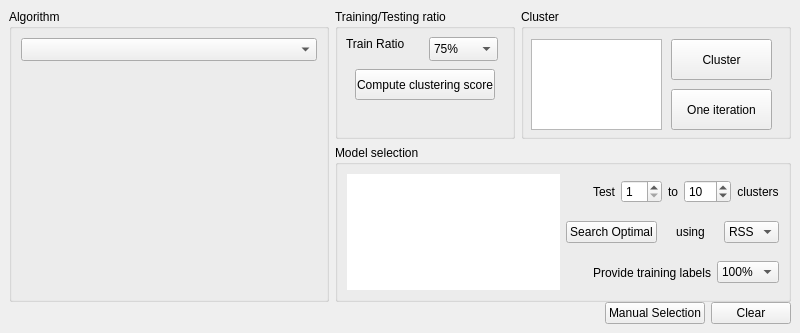
<?xml version="1.0" encoding="UTF-8"?>
<ui version="4.0">
 <class>optionsClusterWidget</class>
 <widget class="QWidget" name="optionsClusterWidget">
  <property name="geometry">
   <rect>
    <x>0</x>
    <y>0</y>
    <width>800</width>
    <height>333</height>
   </rect>
  </property>
  <property name="sizePolicy">
   <sizepolicy hsizetype="MinimumExpanding" vsizetype="MinimumExpanding">
    <horstretch>0</horstretch>
    <verstretch>0</verstretch>
   </sizepolicy>
  </property>
  <property name="minimumSize">
   <size>
    <width>0</width>
    <height>0</height>
   </size>
  </property>
  <property name="maximumSize">
   <size>
    <width>16777215</width>
    <height>16777215</height>
   </size>
  </property>
  <property name="windowTitle">
   <string>Clustering</string>
  </property>
  <property name="autoFillBackground">
   <bool>false</bool>
  </property>
  <layout class="QVBoxLayout" name="verticalLayout" stretch="1,0">
   <property name="spacing">
    <number>0</number>
   </property>
   <property name="leftMargin">
    <number>0</number>
   </property>
   <property name="topMargin">
    <number>0</number>
   </property>
   <property name="rightMargin">
    <number>0</number>
   </property>
   <property name="bottomMargin">
    <number>0</number>
   </property>
   <item>
    <widget class="QWidget" name="widget" native="true">
     <layout class="QGridLayout" name="gridLayout" rowstretch="0,1" columnstretch="1,0,0">
      <property name="bottomMargin">
       <number>0</number>
      </property>
      <item row="0" column="2">
       <widget class="QGroupBox" name="ClusterGroupBox">
        <property name="minimumSize">
         <size>
          <width>270</width>
          <height>0</height>
         </size>
        </property>
        <property name="title">
         <string>Cluster</string>
        </property>
        <widget class="QPushButton" name="clusterButton">
         <property name="geometry">
          <rect>
           <x>150</x>
           <y>30</y>
           <width>101</width>
           <height>41</height>
          </rect>
         </property>
         <property name="font">
          <font>
           <pointsize>9</pointsize>
          </font>
         </property>
         <property name="toolTip">
          <string>Cluster the data using the current parameters</string>
         </property>
         <property name="text">
          <string>Cluster</string>
         </property>
        </widget>
        <widget class="QPushButton" name="iterationButton">
         <property name="geometry">
          <rect>
           <x>150</x>
           <y>80</y>
           <width>101</width>
           <height>41</height>
          </rect>
         </property>
         <property name="font">
          <font>
           <pointsize>9</pointsize>
          </font>
         </property>
         <property name="text">
          <string>One iteration</string>
         </property>
        </widget>
        <widget class="QListWidget" name="resultList">
         <property name="geometry">
          <rect>
           <x>10</x>
           <y>30</y>
           <width>131</width>
           <height>91</height>
          </rect>
         </property>
         <property name="font">
          <font>
           <pointsize>10</pointsize>
          </font>
         </property>
         <property name="toolTip">
          <string>&lt;!DOCTYPE HTML PUBLIC &quot;-//W3C//DTD HTML 4.0//EN&quot; &quot;http://www.w3.org/TR/REC-html40/strict.dtd&quot;&gt;
&lt;html&gt;&lt;head&gt;&lt;meta name=&quot;qrichtext&quot; content=&quot;1&quot; /&gt;&lt;style type=&quot;text/css&quot;&gt;
p, li { white-space: pre-wrap; }
&lt;/style&gt;&lt;/head&gt;&lt;body style=&quot; font-family:'Lucida Grande'; font-size:10pt; font-weight:400; font-style:normal;&quot;&gt;
&lt;p style=&quot; margin-top:0px; margin-bottom:0px; margin-left:0px; margin-right:0px; -qt-block-indent:0; text-indent:0px;&quot;&gt;Cluster quality metrics:&lt;/p&gt;
&lt;p style=&quot; margin-top:0px; margin-bottom:0px; margin-left:0px; margin-right:0px; -qt-block-indent:0; text-indent:0px;&quot;&gt;- RSS: Residual Sum of Squares&lt;/p&gt;
&lt;p style=&quot; margin-top:0px; margin-bottom:0px; margin-left:0px; margin-right:0px; -qt-block-indent:0; text-indent:0px;&quot;&gt;- BIC: Bayesian Information Criterion&lt;/p&gt;
&lt;p style=&quot; margin-top:0px; margin-bottom:0px; margin-left:0px; margin-right:0px; -qt-block-indent:0; text-indent:0px;&quot;&gt;- AIC: Akaike Information Criterion&lt;/p&gt;
&lt;p style=&quot; margin-top:0px; margin-bottom:0px; margin-left:0px; margin-right:0px; -qt-block-indent:0; text-indent:0px;&quot;&gt;- F1: F-Measure &lt;/p&gt;
&lt;p style=&quot; margin-top:0px; margin-bottom:0px; margin-left:0px; margin-right:0px; -qt-block-indent:0; text-indent:0px;&quot;&gt;For all metrics except F-Measure, the lower value is the best&lt;/p&gt;&lt;/body&gt;&lt;/html&gt;</string>
         </property>
        </widget>
       </widget>
      </item>
      <item row="0" column="0" rowspan="2">
       <widget class="QGroupBox" name="groupBox">
        <property name="title">
         <string>Algorithm</string>
        </property>
        <layout class="QVBoxLayout" name="verticalLayout_2">
         <item>
          <widget class="QWidget" name="widget_3" native="true">
           <layout class="QVBoxLayout" name="verticalLayout_3">
            <property name="leftMargin">
             <number>0</number>
            </property>
            <property name="topMargin">
             <number>0</number>
            </property>
            <property name="rightMargin">
             <number>0</number>
            </property>
            <item>
             <widget class="QComboBox" name="algoList">
              <property name="font">
               <font>
                <pointsize>10</pointsize>
               </font>
              </property>
              <property name="currentIndex">
               <number>-1</number>
              </property>
             </widget>
            </item>
            <item>
             <widget class="QWidget" name="algoWidget" native="true"/>
            </item>
           </layout>
          </widget>
         </item>
        </layout>
       </widget>
      </item>
      <item row="0" column="1">
       <widget class="QGroupBox" name="TestGroupBox">
        <property name="minimumSize">
         <size>
          <width>180</width>
          <height>130</height>
         </size>
        </property>
        <property name="title">
         <string>Training/Testing ratio</string>
        </property>
        <widget class="QPushButton" name="testButton">
         <property name="geometry">
          <rect>
           <x>20</x>
           <y>60</y>
           <width>140</width>
           <height>31</height>
          </rect>
         </property>
         <property name="font">
          <font>
           <pointsize>9</pointsize>
          </font>
         </property>
         <property name="toolTip">
          <string>&lt;!DOCTYPE HTML PUBLIC &quot;-//W3C//DTD HTML 4.0//EN&quot; &quot;http://www.w3.org/TR/REC-html40/strict.dtd&quot;&gt;
&lt;html&gt;&lt;head&gt;&lt;meta name=&quot;qrichtext&quot; content=&quot;1&quot; /&gt;&lt;style type=&quot;text/css&quot;&gt;
p, li { white-space: pre-wrap; }
&lt;/style&gt;&lt;/head&gt;&lt;body style=&quot; font-family:'Lucida Grande'; font-size:9pt; font-weight:400; font-style:normal;&quot;&gt;
&lt;p style=&quot; margin-top:0px; margin-bottom:0px; margin-left:0px; margin-right:0px; -qt-block-indent:0; text-indent:0px;&quot;&gt;Perform a 10-fold cross-validation using the current clustering method and display the results in the statistics panel&lt;/p&gt;&lt;/body&gt;&lt;/html&gt;</string>
         </property>
         <property name="text">
          <string>Compute clustering score</string>
         </property>
        </widget>
        <widget class="QLabel" name="trainLabel">
         <property name="geometry">
          <rect>
           <x>11</x>
           <y>26</y>
           <width>68</width>
           <height>18</height>
          </rect>
         </property>
         <property name="font">
          <font>
           <pointsize>9</pointsize>
          </font>
         </property>
         <property name="text">
          <string>Train Ratio</string>
         </property>
        </widget>
        <widget class="QComboBox" name="trainTestCombo">
         <property name="geometry">
          <rect>
           <x>94</x>
           <y>28</y>
           <width>69</width>
           <height>24</height>
          </rect>
         </property>
         <property name="font">
          <font>
           <pointsize>9</pointsize>
          </font>
         </property>
         <property name="toolTip">
          <string>&lt;!DOCTYPE HTML PUBLIC &quot;-//W3C//DTD HTML 4.0//EN&quot; &quot;http://www.w3.org/TR/REC-html40/strict.dtd&quot;&gt;
&lt;html&gt;&lt;head&gt;&lt;meta name=&quot;qrichtext&quot; content=&quot;1&quot; /&gt;&lt;style type=&quot;text/css&quot;&gt;
p, li { white-space: pre-wrap; }
&lt;/style&gt;&lt;/head&gt;&lt;body style=&quot; font-family:'Lucida Grande'; font-size:9pt; font-weight:400; font-style:normal;&quot;&gt;
&lt;p style=&quot; margin-top:0px; margin-bottom:0px; margin-left:0px; margin-right:0px; -qt-block-indent:0; text-indent:0px;&quot;&gt;Percentage of samples used for training&lt;/p&gt;&lt;/body&gt;&lt;/html&gt;</string>
         </property>
         <property name="currentIndex">
          <number>5</number>
         </property>
         <item>
          <property name="text">
           <string>10%</string>
          </property>
         </item>
         <item>
          <property name="text">
           <string>20%</string>
          </property>
         </item>
         <item>
          <property name="text">
           <string>33%</string>
          </property>
         </item>
         <item>
          <property name="text">
           <string>50%</string>
          </property>
         </item>
         <item>
          <property name="text">
           <string>66%</string>
          </property>
         </item>
         <item>
          <property name="text">
           <string>75%</string>
          </property>
         </item>
         <item>
          <property name="text">
           <string>90%</string>
          </property>
         </item>
         <item>
          <property name="text">
           <string>100%</string>
          </property>
         </item>
        </widget>
       </widget>
      </item>
      <item row="1" column="1" colspan="2">
       <widget class="QGroupBox" name="ModelSelectionGroupBox">
        <property name="title">
         <string>Model selection</string>
        </property>
        <layout class="QHBoxLayout" name="horizontalLayout_4" stretch="1,1">
         <item>
          <widget class="QLabel" name="graphLabel">
           <property name="palette">
            <palette>
             <active>
              <colorrole role="WindowText">
               <brush brushstyle="SolidPattern">
                <color alpha="255">
                 <red>0</red>
                 <green>0</green>
                 <blue>0</blue>
                </color>
               </brush>
              </colorrole>
              <colorrole role="Button">
               <brush brushstyle="SolidPattern">
                <color alpha="255">
                 <red>255</red>
                 <green>255</green>
                 <blue>255</blue>
                </color>
               </brush>
              </colorrole>
              <colorrole role="Light">
               <brush brushstyle="SolidPattern">
                <color alpha="255">
                 <red>255</red>
                 <green>255</green>
                 <blue>255</blue>
                </color>
               </brush>
              </colorrole>
              <colorrole role="Midlight">
               <brush brushstyle="SolidPattern">
                <color alpha="255">
                 <red>255</red>
                 <green>255</green>
                 <blue>255</blue>
                </color>
               </brush>
              </colorrole>
              <colorrole role="Dark">
               <brush brushstyle="SolidPattern">
                <color alpha="255">
                 <red>127</red>
                 <green>127</green>
                 <blue>127</blue>
                </color>
               </brush>
              </colorrole>
              <colorrole role="Mid">
               <brush brushstyle="SolidPattern">
                <color alpha="255">
                 <red>170</red>
                 <green>170</green>
                 <blue>170</blue>
                </color>
               </brush>
              </colorrole>
              <colorrole role="Text">
               <brush brushstyle="SolidPattern">
                <color alpha="255">
                 <red>0</red>
                 <green>0</green>
                 <blue>0</blue>
                </color>
               </brush>
              </colorrole>
              <colorrole role="BrightText">
               <brush brushstyle="SolidPattern">
                <color alpha="255">
                 <red>255</red>
                 <green>255</green>
                 <blue>255</blue>
                </color>
               </brush>
              </colorrole>
              <colorrole role="ButtonText">
               <brush brushstyle="SolidPattern">
                <color alpha="255">
                 <red>0</red>
                 <green>0</green>
                 <blue>0</blue>
                </color>
               </brush>
              </colorrole>
              <colorrole role="Base">
               <brush brushstyle="SolidPattern">
                <color alpha="255">
                 <red>255</red>
                 <green>255</green>
                 <blue>255</blue>
                </color>
               </brush>
              </colorrole>
              <colorrole role="Window">
               <brush brushstyle="SolidPattern">
                <color alpha="255">
                 <red>255</red>
                 <green>255</green>
                 <blue>255</blue>
                </color>
               </brush>
              </colorrole>
              <colorrole role="Shadow">
               <brush brushstyle="SolidPattern">
                <color alpha="255">
                 <red>0</red>
                 <green>0</green>
                 <blue>0</blue>
                </color>
               </brush>
              </colorrole>
              <colorrole role="AlternateBase">
               <brush brushstyle="SolidPattern">
                <color alpha="255">
                 <red>255</red>
                 <green>255</green>
                 <blue>255</blue>
                </color>
               </brush>
              </colorrole>
              <colorrole role="ToolTipBase">
               <brush brushstyle="SolidPattern">
                <color alpha="255">
                 <red>255</red>
                 <green>255</green>
                 <blue>220</blue>
                </color>
               </brush>
              </colorrole>
              <colorrole role="ToolTipText">
               <brush brushstyle="SolidPattern">
                <color alpha="255">
                 <red>0</red>
                 <green>0</green>
                 <blue>0</blue>
                </color>
               </brush>
              </colorrole>
             </active>
             <inactive>
              <colorrole role="WindowText">
               <brush brushstyle="SolidPattern">
                <color alpha="255">
                 <red>0</red>
                 <green>0</green>
                 <blue>0</blue>
                </color>
               </brush>
              </colorrole>
              <colorrole role="Button">
               <brush brushstyle="SolidPattern">
                <color alpha="255">
                 <red>255</red>
                 <green>255</green>
                 <blue>255</blue>
                </color>
               </brush>
              </colorrole>
              <colorrole role="Light">
               <brush brushstyle="SolidPattern">
                <color alpha="255">
                 <red>255</red>
                 <green>255</green>
                 <blue>255</blue>
                </color>
               </brush>
              </colorrole>
              <colorrole role="Midlight">
               <brush brushstyle="SolidPattern">
                <color alpha="255">
                 <red>255</red>
                 <green>255</green>
                 <blue>255</blue>
                </color>
               </brush>
              </colorrole>
              <colorrole role="Dark">
               <brush brushstyle="SolidPattern">
                <color alpha="255">
                 <red>127</red>
                 <green>127</green>
                 <blue>127</blue>
                </color>
               </brush>
              </colorrole>
              <colorrole role="Mid">
               <brush brushstyle="SolidPattern">
                <color alpha="255">
                 <red>170</red>
                 <green>170</green>
                 <blue>170</blue>
                </color>
               </brush>
              </colorrole>
              <colorrole role="Text">
               <brush brushstyle="SolidPattern">
                <color alpha="255">
                 <red>0</red>
                 <green>0</green>
                 <blue>0</blue>
                </color>
               </brush>
              </colorrole>
              <colorrole role="BrightText">
               <brush brushstyle="SolidPattern">
                <color alpha="255">
                 <red>255</red>
                 <green>255</green>
                 <blue>255</blue>
                </color>
               </brush>
              </colorrole>
              <colorrole role="ButtonText">
               <brush brushstyle="SolidPattern">
                <color alpha="255">
                 <red>0</red>
                 <green>0</green>
                 <blue>0</blue>
                </color>
               </brush>
              </colorrole>
              <colorrole role="Base">
               <brush brushstyle="SolidPattern">
                <color alpha="255">
                 <red>255</red>
                 <green>255</green>
                 <blue>255</blue>
                </color>
               </brush>
              </colorrole>
              <colorrole role="Window">
               <brush brushstyle="SolidPattern">
                <color alpha="255">
                 <red>255</red>
                 <green>255</green>
                 <blue>255</blue>
                </color>
               </brush>
              </colorrole>
              <colorrole role="Shadow">
               <brush brushstyle="SolidPattern">
                <color alpha="255">
                 <red>0</red>
                 <green>0</green>
                 <blue>0</blue>
                </color>
               </brush>
              </colorrole>
              <colorrole role="AlternateBase">
               <brush brushstyle="SolidPattern">
                <color alpha="255">
                 <red>255</red>
                 <green>255</green>
                 <blue>255</blue>
                </color>
               </brush>
              </colorrole>
              <colorrole role="ToolTipBase">
               <brush brushstyle="SolidPattern">
                <color alpha="255">
                 <red>255</red>
                 <green>255</green>
                 <blue>220</blue>
                </color>
               </brush>
              </colorrole>
              <colorrole role="ToolTipText">
               <brush brushstyle="SolidPattern">
                <color alpha="255">
                 <red>0</red>
                 <green>0</green>
                 <blue>0</blue>
                </color>
               </brush>
              </colorrole>
             </inactive>
             <disabled>
              <colorrole role="WindowText">
               <brush brushstyle="SolidPattern">
                <color alpha="255">
                 <red>127</red>
                 <green>127</green>
                 <blue>127</blue>
                </color>
               </brush>
              </colorrole>
              <colorrole role="Button">
               <brush brushstyle="SolidPattern">
                <color alpha="255">
                 <red>255</red>
                 <green>255</green>
                 <blue>255</blue>
                </color>
               </brush>
              </colorrole>
              <colorrole role="Light">
               <brush brushstyle="SolidPattern">
                <color alpha="255">
                 <red>255</red>
                 <green>255</green>
                 <blue>255</blue>
                </color>
               </brush>
              </colorrole>
              <colorrole role="Midlight">
               <brush brushstyle="SolidPattern">
                <color alpha="255">
                 <red>255</red>
                 <green>255</green>
                 <blue>255</blue>
                </color>
               </brush>
              </colorrole>
              <colorrole role="Dark">
               <brush brushstyle="SolidPattern">
                <color alpha="255">
                 <red>127</red>
                 <green>127</green>
                 <blue>127</blue>
                </color>
               </brush>
              </colorrole>
              <colorrole role="Mid">
               <brush brushstyle="SolidPattern">
                <color alpha="255">
                 <red>170</red>
                 <green>170</green>
                 <blue>170</blue>
                </color>
               </brush>
              </colorrole>
              <colorrole role="Text">
               <brush brushstyle="SolidPattern">
                <color alpha="255">
                 <red>127</red>
                 <green>127</green>
                 <blue>127</blue>
                </color>
               </brush>
              </colorrole>
              <colorrole role="BrightText">
               <brush brushstyle="SolidPattern">
                <color alpha="255">
                 <red>255</red>
                 <green>255</green>
                 <blue>255</blue>
                </color>
               </brush>
              </colorrole>
              <colorrole role="ButtonText">
               <brush brushstyle="SolidPattern">
                <color alpha="255">
                 <red>127</red>
                 <green>127</green>
                 <blue>127</blue>
                </color>
               </brush>
              </colorrole>
              <colorrole role="Base">
               <brush brushstyle="SolidPattern">
                <color alpha="255">
                 <red>255</red>
                 <green>255</green>
                 <blue>255</blue>
                </color>
               </brush>
              </colorrole>
              <colorrole role="Window">
               <brush brushstyle="SolidPattern">
                <color alpha="255">
                 <red>255</red>
                 <green>255</green>
                 <blue>255</blue>
                </color>
               </brush>
              </colorrole>
              <colorrole role="Shadow">
               <brush brushstyle="SolidPattern">
                <color alpha="255">
                 <red>0</red>
                 <green>0</green>
                 <blue>0</blue>
                </color>
               </brush>
              </colorrole>
              <colorrole role="AlternateBase">
               <brush brushstyle="SolidPattern">
                <color alpha="255">
                 <red>255</red>
                 <green>255</green>
                 <blue>255</blue>
                </color>
               </brush>
              </colorrole>
              <colorrole role="ToolTipBase">
               <brush brushstyle="SolidPattern">
                <color alpha="255">
                 <red>255</red>
                 <green>255</green>
                 <blue>220</blue>
                </color>
               </brush>
              </colorrole>
              <colorrole role="ToolTipText">
               <brush brushstyle="SolidPattern">
                <color alpha="255">
                 <red>0</red>
                 <green>0</green>
                 <blue>0</blue>
                </color>
               </brush>
              </colorrole>
             </disabled>
            </palette>
           </property>
           <property name="font">
            <font>
             <pointsize>10</pointsize>
            </font>
           </property>
           <property name="autoFillBackground">
            <bool>true</bool>
           </property>
           <property name="frameShape">
            <enum>QFrame::NoFrame</enum>
           </property>
           <property name="text">
            <string/>
           </property>
          </widget>
         </item>
         <item>
          <widget class="QWidget" name="widget_4" native="true">
           <layout class="QVBoxLayout" name="verticalLayout_4" stretch="0,0,0">
            <property name="leftMargin">
             <number>0</number>
            </property>
            <property name="topMargin">
             <number>0</number>
            </property>
            <property name="rightMargin">
             <number>0</number>
            </property>
            <property name="bottomMargin">
             <number>0</number>
            </property>
            <item>
             <widget class="QWidget" name="widget_5" native="true">
              <layout class="QHBoxLayout" name="horizontalLayout_2" stretch="1,0,0,0,0">
               <property name="leftMargin">
                <number>0</number>
               </property>
               <property name="topMargin">
                <number>0</number>
               </property>
               <property name="rightMargin">
                <number>0</number>
               </property>
               <property name="bottomMargin">
                <number>0</number>
               </property>
               <item>
                <widget class="QLabel" name="label_3">
                 <property name="font">
                  <font>
                   <pointsize>9</pointsize>
                  </font>
                 </property>
                 <property name="text">
                  <string>Test</string>
                 </property>
                 <property name="alignment">
                  <set>Qt::AlignRight|Qt::AlignTrailing|Qt::AlignVCenter</set>
                 </property>
                </widget>
               </item>
               <item>
                <widget class="QSpinBox" name="rangeStartSpin">
                 <property name="font">
                  <font>
                   <pointsize>9</pointsize>
                  </font>
                 </property>
                 <property name="minimum">
                  <number>1</number>
                 </property>
                </widget>
               </item>
               <item>
                <widget class="QLabel" name="label_4">
                 <property name="font">
                  <font>
                   <pointsize>9</pointsize>
                  </font>
                 </property>
                 <property name="text">
                  <string>to</string>
                 </property>
                 <property name="alignment">
                  <set>Qt::AlignCenter</set>
                 </property>
                </widget>
               </item>
               <item>
                <widget class="QSpinBox" name="rangeStopSpin">
                 <property name="font">
                  <font>
                   <pointsize>9</pointsize>
                  </font>
                 </property>
                 <property name="minimum">
                  <number>2</number>
                 </property>
                 <property name="maximum">
                  <number>100</number>
                 </property>
                 <property name="value">
                  <number>10</number>
                 </property>
                </widget>
               </item>
               <item>
                <widget class="QLabel" name="label_5">
                 <property name="font">
                  <font>
                   <pointsize>9</pointsize>
                  </font>
                 </property>
                 <property name="text">
                  <string>clusters</string>
                 </property>
                 <property name="alignment">
                  <set>Qt::AlignCenter</set>
                 </property>
                </widget>
               </item>
              </layout>
             </widget>
            </item>
            <item>
             <widget class="QWidget" name="widget_6" native="true">
              <layout class="QHBoxLayout" name="horizontalLayout_5" stretch="0,1,0">
               <property name="leftMargin">
                <number>0</number>
               </property>
               <property name="topMargin">
                <number>0</number>
               </property>
               <property name="rightMargin">
                <number>0</number>
               </property>
               <property name="bottomMargin">
                <number>0</number>
               </property>
               <item>
                <widget class="QPushButton" name="optimizeButton">
                 <property name="font">
                  <font>
                   <pointsize>9</pointsize>
                  </font>
                 </property>
                 <property name="toolTip">
                  <string>Compute the optimial number of clusters according to different metrics</string>
                 </property>
                 <property name="text">
                  <string>Search Optimal</string>
                 </property>
                </widget>
               </item>
               <item>
                <widget class="QLabel" name="label_2">
                 <property name="font">
                  <font>
                   <pointsize>9</pointsize>
                  </font>
                 </property>
                 <property name="text">
                  <string>using</string>
                 </property>
                 <property name="alignment">
                  <set>Qt::AlignCenter</set>
                 </property>
                </widget>
               </item>
               <item>
                <widget class="QComboBox" name="optimizeCombo">
                 <property name="font">
                  <font>
                   <pointsize>9</pointsize>
                  </font>
                 </property>
                 <property name="toolTip">
                  <string>Metric to use to determine the optimal number of clusters (Cluster Count button on the right)</string>
                 </property>
                 <property name="currentIndex">
                  <number>0</number>
                 </property>
                 <item>
                  <property name="text">
                   <string>RSS</string>
                  </property>
                 </item>
                 <item>
                  <property name="text">
                   <string>BIC</string>
                  </property>
                 </item>
                 <item>
                  <property name="text">
                   <string>AIC</string>
                  </property>
                 </item>
                 <item>
                  <property name="text">
                   <string>F1</string>
                  </property>
                 </item>
                </widget>
               </item>
              </layout>
             </widget>
            </item>
            <item>
             <widget class="QWidget" name="widget_7" native="true">
              <layout class="QHBoxLayout" name="horizontalLayout_6" stretch="1,0">
               <property name="leftMargin">
                <number>0</number>
               </property>
               <property name="topMargin">
                <number>0</number>
               </property>
               <property name="rightMargin">
                <number>0</number>
               </property>
               <property name="bottomMargin">
                <number>0</number>
               </property>
               <item>
                <widget class="QLabel" name="trainRatioF1">
                 <property name="font">
                  <font>
                   <pointsize>9</pointsize>
                  </font>
                 </property>
                 <property name="text">
                  <string>Provide training labels</string>
                 </property>
                 <property name="alignment">
                  <set>Qt::AlignRight|Qt::AlignTrailing|Qt::AlignVCenter</set>
                 </property>
                </widget>
               </item>
               <item>
                <widget class="QComboBox" name="trainRatioCombo">
                 <property name="font">
                  <font>
                   <pointsize>9</pointsize>
                  </font>
                 </property>
                 <property name="toolTip">
                  <string>&lt;html&gt;&lt;head/&gt;&lt;body&gt;&lt;p&gt;Percentage of labels that are provided to the system for computing clustering quality. The indicated percentage of labels is provided for each class (this ensures that a minimum amount of samples are provided when classes are very unbalanced)&lt;/p&gt;&lt;/body&gt;&lt;/html&gt;</string>
                 </property>
                 <property name="currentIndex">
                  <number>7</number>
                 </property>
                 <item>
                  <property name="text">
                   <string>1%</string>
                  </property>
                 </item>
                 <item>
                  <property name="text">
                   <string>5%</string>
                  </property>
                 </item>
                 <item>
                  <property name="text">
                   <string>10%</string>
                  </property>
                 </item>
                 <item>
                  <property name="text">
                   <string>20%</string>
                  </property>
                 </item>
                 <item>
                  <property name="text">
                   <string>33%</string>
                  </property>
                 </item>
                 <item>
                  <property name="text">
                   <string>50%</string>
                  </property>
                 </item>
                 <item>
                  <property name="text">
                   <string>75%</string>
                  </property>
                 </item>
                 <item>
                  <property name="text">
                   <string>100%</string>
                  </property>
                 </item>
                </widget>
               </item>
              </layout>
             </widget>
            </item>
           </layout>
          </widget>
         </item>
        </layout>
       </widget>
      </item>
     </layout>
    </widget>
   </item>
   <item>
    <widget class="QWidget" name="widget_2" native="true">
     <layout class="QHBoxLayout" name="horizontalLayout">
      <property name="topMargin">
       <number>0</number>
      </property>
      <item>
       <spacer name="horizontalSpacer">
        <property name="orientation">
         <enum>Qt::Horizontal</enum>
        </property>
        <property name="sizeHint" stdset="0">
         <size>
          <width>588</width>
          <height>20</height>
         </size>
        </property>
       </spacer>
      </item>
      <item>
       <widget class="QPushButton" name="manualTrainButton">
        <property name="font">
         <font>
          <pointsize>9</pointsize>
         </font>
        </property>
        <property name="text">
         <string>Manual Selection</string>
        </property>
        <property name="checkable">
         <bool>true</bool>
        </property>
       </widget>
      </item>
      <item>
       <widget class="QPushButton" name="clearButton">
        <property name="font">
         <font>
          <pointsize>9</pointsize>
         </font>
        </property>
        <property name="text">
         <string>Clear</string>
        </property>
       </widget>
      </item>
     </layout>
    </widget>
   </item>
  </layout>
 </widget>
 <resources/>
 <connections/>
</ui>
